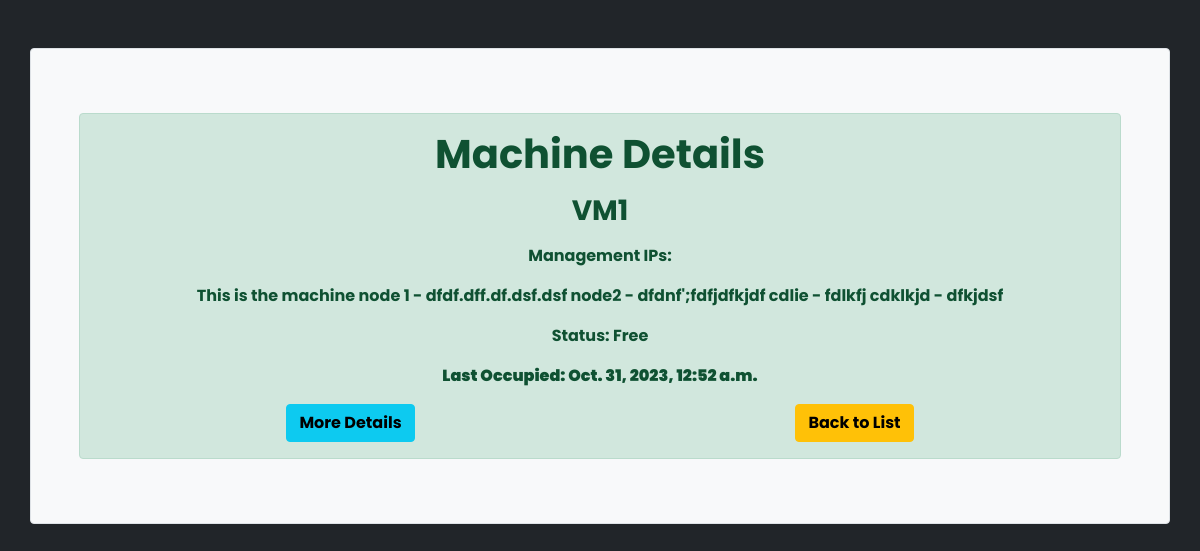
The page /1/ (signed in) on the database as committed earlier.
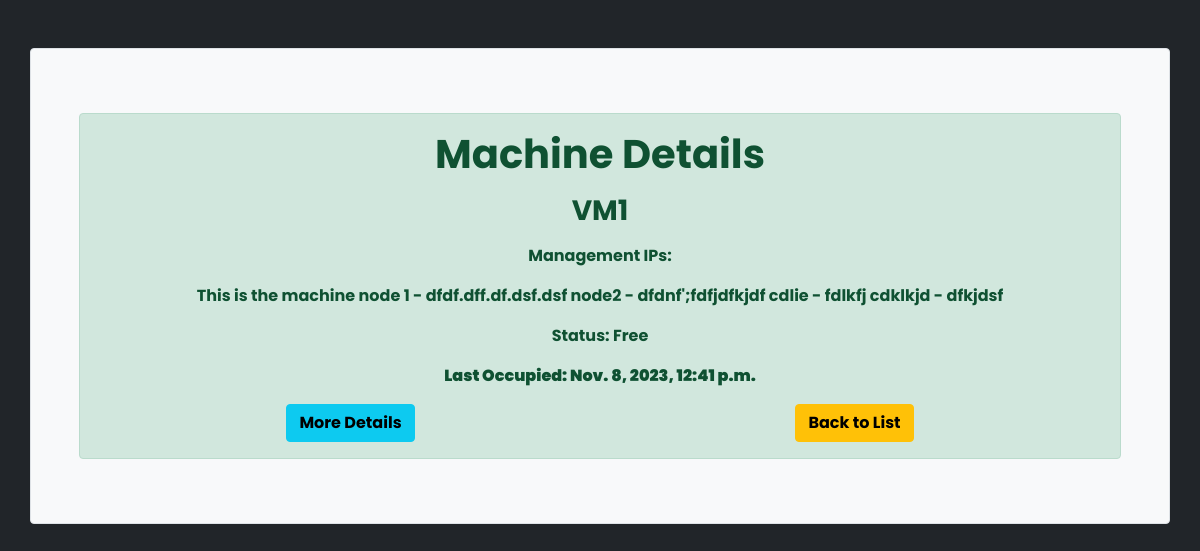
The same page on the database as committed later.
### machines/models.py (models this page shows, shortened)
class Machine(models.Model):
    name = models.CharField(max_length=100)
    discription = models.TextField(null=True, max_length=500)
    user = models.ForeignKey(User, on_delete=models.SET_NULL, null=True, blank=True)
    start_time = models.DateTimeField(null=True, blank=True)
    end_time = models.DateTimeField(null=True, blank=True)
    timestamp = models.DateTimeField(auto_now=True)
    status = models.BooleanField(default=True)  # True for free, False for occupied
    purpose = models.TextField(blank=True)
    nz_start_time = models.DateTimeField(null=True, blank=True)
    nz_end_time = models.DateTimeField(null=True, blank=True)

### machines/views.py (the view)
# urls.py: path('<int:machine_id>/', views.machine_detail, name='machine_detail'),
@login_required
def machine_detail(request, machine_id):
    machine = get_object_or_404(Machine, pk=machine_id)
    user_can_free = request.user.is_authenticated
    user_active_booking = None
    if user_can_free:
        user_active_booking = Booking.objects.filter(machine=machine, user=request.user, end_time__gte=timezone.now()).first()
    context = {
        'machine': machine,
        'user_can_free': user_can_free,
        'user_has_active_booking': user_active_booking is not None,
        'user_active_booking': user_active_booking,
    }
    return render(request, 'machines/machine_detail.html', context)

### machines/templates/machines/machine_detail.html (shortened to what this page needs)
<html>
<head>
    <link href="https://cdn.jsdelivr.net/npm/bootstrap@5.0.2/dist/css/bootstrap.min.css" rel="stylesheet"
>
    <link rel="stylesheet" href="https://cdnjs.cloudflare.com/ajax/libs/font-awesome/6.4.2/css/all.min.css" />
</head>
<body class="bg-dark">
    <div class="container mt-5 p-5 border rounded bg-light">
    <div class="mb-3 mt-3">
        <div class="alert alert-success text-center mb-3 ">
            {% block content %}
            {% load humanize %}
                <h1><b>Machine Details</b></h1>
                <p><h3><b>{{ machine.name }}</b></h3></p>
                <p><b>Management IPs:</b></p>
                <p><b>{{ machine.discription }}</b></p>
                <p><b>Status: {% if machine.status %} Free {% else %} </b><b>Occupied by </b> <b>{{ machine.user }}</b> {% endif %}</p>
                    <p><b>Last Occupied: {{ machine.timestamp }}</b></p>
                <div id="notepad-content" style="display: flex; justify-content: space-between;">
                    <a href="{% url 'edit_notepad' machine.id %}" class="btn btn-info"><b>More Details</b></a></br>
                    <a href="{% url 'machine_list' %}" class="btn btn-warning"><b>Back to List<b></b></a>
                </div>
            {% endblock %}
        </div>
    </div>
    </div>
</body>
</html>

Rows that differ between the two databases and show on the page:
changed Machine "VM1": timestamp "Oct. 31, 2023, 12:52 a.m." → "Nov. 8, 2023, 12:41 p.m."
